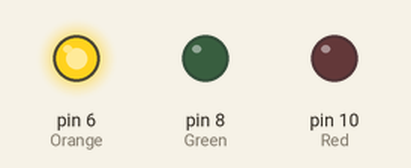
Simulated run of this sketch. Board: Arduino Uno, built with avr-gcc and run on an emulated ATmega328P. On the bench: output pins drawn as LEDs (lit = HIGH).

Above: at 0.1 s.
At 30.1 s:
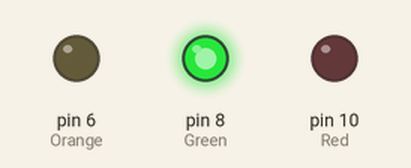
At 90.1 s:
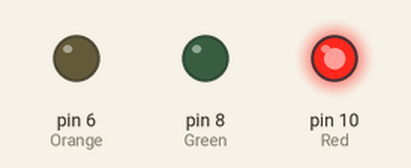
Timing chart, 0 to 91.6 s (numbered marks = the images above):
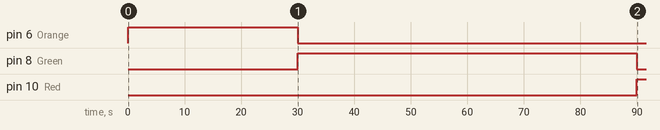

Measured:
- by itself, pin 6 (Orange): LOW → HIGH at 0.00 s, → LOW 30.0 s later
- by itself, pin 8 (Green): LOW → HIGH at 30.0 s, → LOW 60.0 s later
- by itself, pin 10 (Red): LOW → HIGH at 90.0 s

The sketch:

TrafficLight.ino
```cpp
/*
 * Basic Traffic Light Control
 * Developed by Samson Saya
 *
 * Simulates a standard traffic light sequence with configurable timing
 */

// LED pin definitions
int Orange=6;

int Green=8;

int Red=10;

// Define  LED pins
//const int Orange = 2;
//const int Green = 3;
//const int Red = 4;

// Timing constants (in milliseconds)
const unsigned long ORANGE_TIME = 30000;    // 30 seconds for Orange
const unsigned long GREEN_TIME = 60000;   // 1 minute for green
const unsigned long RED_TIME = 90000;     // 1.5 minutes for red

void setup() {
  pinMode(Orange, OUTPUT);
  pinMode(Green, OUTPUT);
  pinMode(Red, OUTPUT);

  // Start with all LEDs off (optional)
  digitalWrite(Orange, LOW);
  digitalWrite(Green, LOW);
  digitalWrite(Red, LOW);
}

void loop() {
  // Orange phase
  digitalWrite(Orange, HIGH);
  digitalWrite(Green, LOW);
  digitalWrite(Red, LOW);
  delay(ORANGE_TIME);

  // Green phase
  digitalWrite(Green, HIGH);
  digitalWrite(Orange, LOW);
  digitalWrite(Red, LOW);
  delay(GREEN_TIME);

  // Red phase
  digitalWrite(Red, HIGH);
  digitalWrite(Green, LOW);
  digitalWrite(Orange, LOW);
  delay(RED_TIME);
}
```
